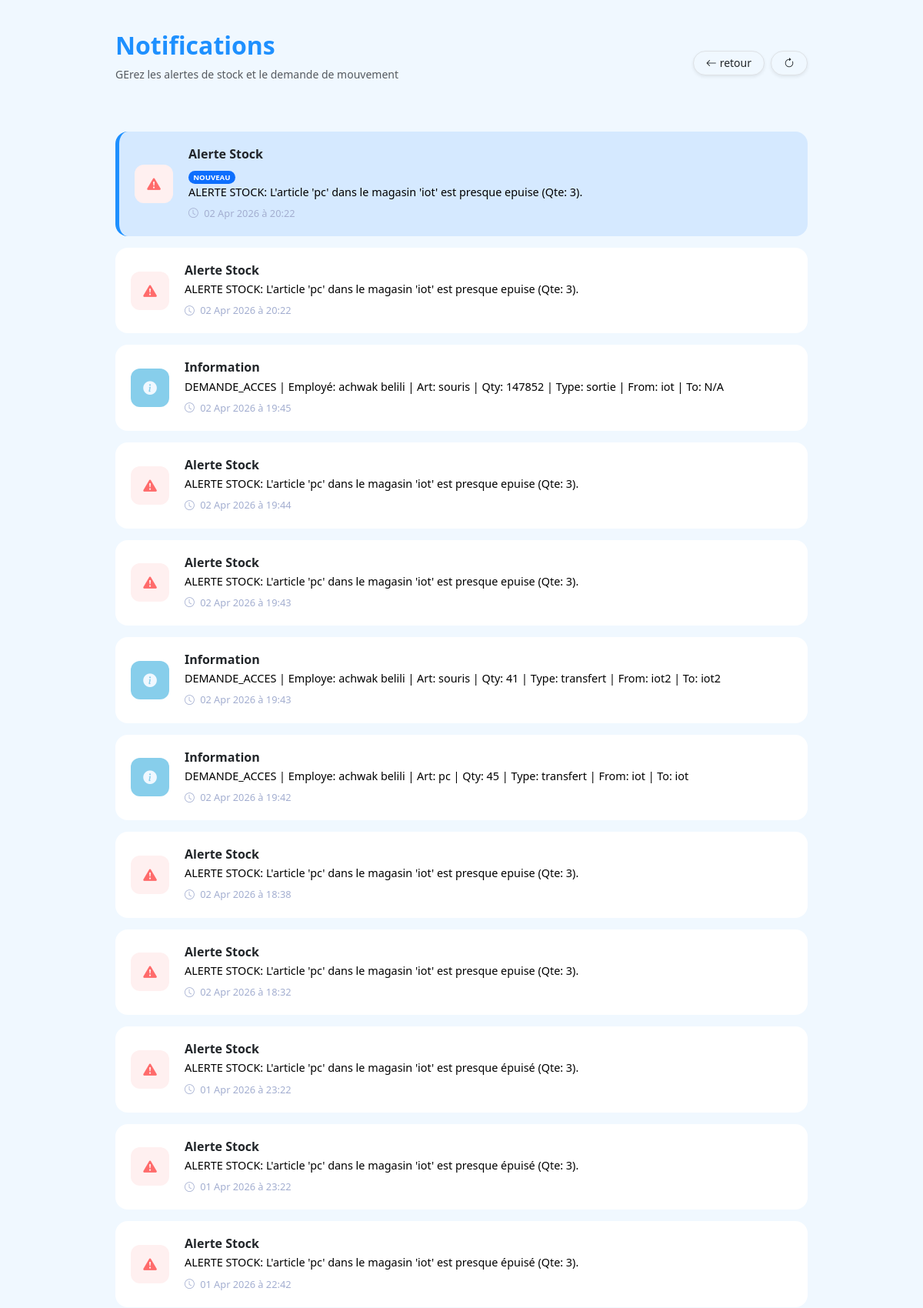
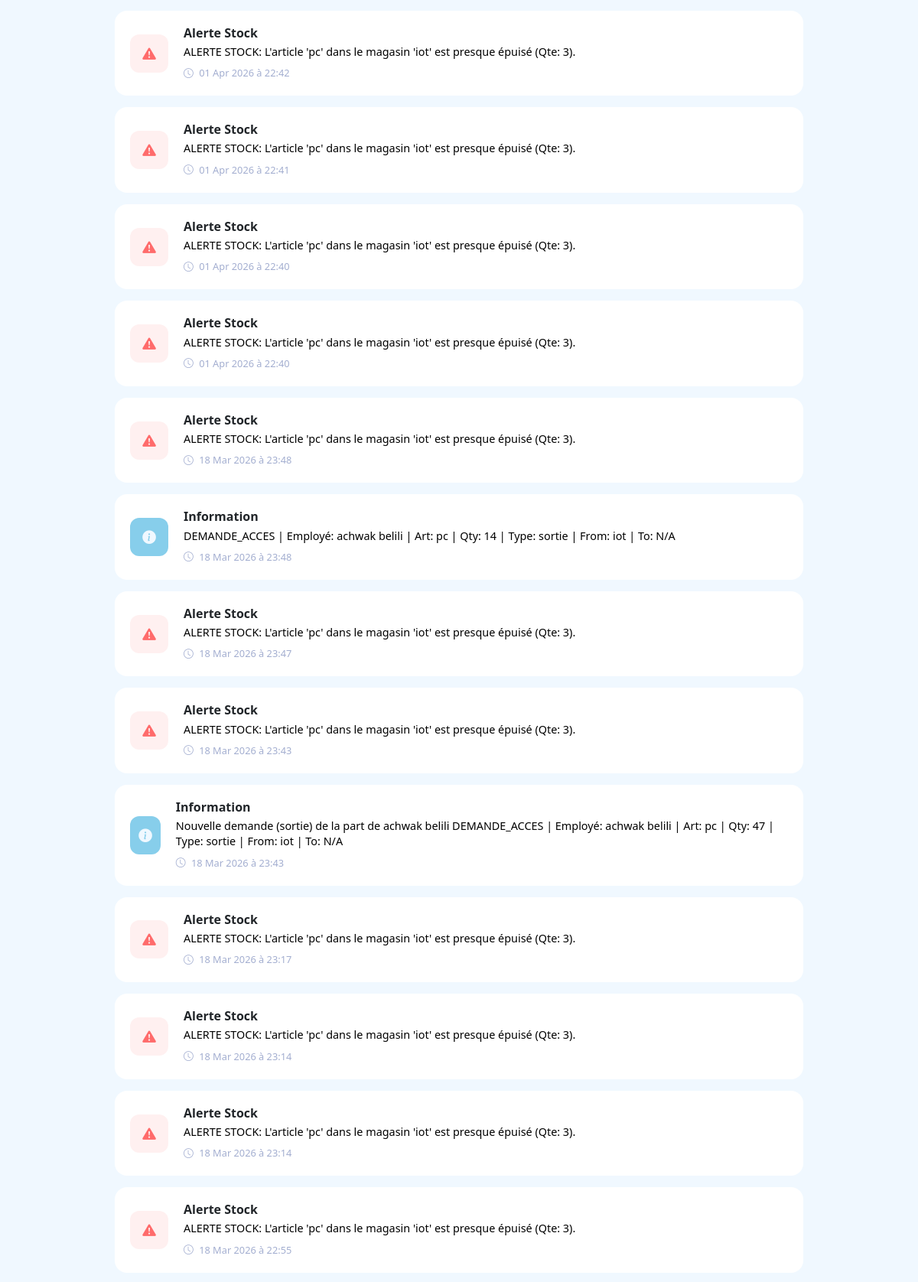
/Admin/notification_admin.php (signed in, upper part), run on the app's committed database (2 pictures, top to bottom).
### tables this page shows
CREATE TABLE `notification` (
  `id_notification` int(11) NOT NULL,
  `contenu` text NOT NULL,
  `etat` enum('non_lu','lu') DEFAULT 'non_lu',
  `date_notification` datetime DEFAULT current_timestamp()
);

### Admin/notification_admin.php (the view, shortened to what this page needs)
<?php
require_once '../includes/connexion.php';
$id_user = $_SESSION['id_utilisateur'];
try {
    $stmt = $pdo->prepare(
        "SELECT n.*
        FROM notification n
        JOIN notification_utilisateur nu ON n.id_notification = nu.id_notification
        WHERE nu.id_utilisateur = ?
        ORDER BY date_notification DESC
        LIMIT 30
    ");
    $stmt->execute([$id_user]);
    $notifs = $stmt->fetchAll();
} catch (PDOException $e) {
    die("Erreur : " . $e->getMessage());
}
?>
<!DOCTYPE html>
<html lang="fr">
<head>
    <link href="https://cdn.jsdelivr.net/npm/bootstrap@5.3.0/dist/css/bootstrap.min.css" rel="stylesheet">
    <link href="https://cdn.jsdelivr.net/npm/bootstrap-icons@1.11.1/font/bootstrap-icons.css" rel="stylesheet">
    <link rel="stylesheet" href="../css/base.css">
    <link rel="stylesheet" href="../css/notifications.css">
</head>
<body>
<div class=" main-container">
     <div class="header">
    <div>
        <h2>Notifications</h2>
        <p class="text-muted small">GErez les alertes de stock  et le demande de mouvement</p>
    </div>
      <div class="row">
    <div class="d-flex gap-2 align-items-center">
        <a href="index.php"
           class="bouton">
            <i class="bi bi-arrow-left me-1"></i> retour
        </a>
        <a href="?"
           class="bouton">
              <i class="bi bi-arrow-clockwise"></i>
        </a>
    </div>
</div>
</div>
    <?php if (empty($notifs)): ?>
     <div class="no-notif">
            <i class="bi bi-bell-slash ;"></i>
            <h5 class="text-muted">Aucune notification pour le moment.</h5>
        </div>
    <?php else: ?>
        <div>
            <?php foreach ($notifs as $n):
                $is_stock = (stripos($n['contenu'], 'stock') !== false );
                if ($n['etat'] === 'non_lu') {
                        $card_class = 'notif-no-lu';
                    } else {
                        $card_class = 'notif-card';
                    }
                if ($is_stock) {
                    $icon = "bi-exclamation-triangle-fill";
                    $bg   = "bg-stock";
                    $label = "Alerte Stock";
                }
                 else {
                    $icon = "bi-info-circle-fill";
                    $bg   = "bg-info";
                    $label = "Information";
                }
            ?>
        <div class="<?= $card_class ?>">
                    <div class="icon-circle <?= $bg ?>">
                        <i class="bi <?= $icon ?>"></i>
                    </div>
                    <div class="notif-content ">
                        <div>
                            <h6 ><?= $label ?></h6>
                            <?php if ($n['etat'] === 'non_lu'): ?>
                                <span class="badge bg-primary rounded-pill" style="font-size: 0.6rem;">NOUVEAU</span>
                            <?php endif; ?>
                        </div>
                        <p > <?= htmlspecialchars($n['contenu']); ?></p>
                        <div class="notif-time">
                            <i class="bi bi-clock me-1"></i>
                            <?= date('d M Y à H:i', strtotime($n['date_notification'])); ?>
                        </div>
                    </div>
                </div>
            <?php endforeach; ?>
        </div>
    <?php endif; ?>
</div>
</body>
</html>

### css/base.css (style rules this page uses)
:root { --primary: #1e90ff; --primary-dark: #0066cc; --secondary: #87ceeb; --danger: #ff6b6b; --success: #009900; --bg: #f0f8ff; --text-muted: #4682b4; }
body { background-color: var(--bg) ; }
h2 { color: var(--primary); border-bottom: 2px solid var(--secondary); padding-bottom: 10px; margin-bottom: 30px; }

### css/notifications.css (style rules this page uses)
.main-container { max-width: 900px; margin: 40px auto; }
.header { display: flex; justify-content: space-between; align-items: center; margin-bottom: 3rem; }
.header h2 { border:none; padding:0; color: var(--primary); margin-bottom: 0.5rem; font-weight: bold; }
.notif-no-lu { background: #d5e9ff; border-left: 5px solid var(--primary); border-radius: 16px; padding: 20px; margin-bottom: 15px; display: flex; align-items: center; }
.notif-card { background: white; border-radius: 16px; padding: 20px; margin-bottom: 15px; display: flex; align-items: center; }
.bouton { display: inline-flex; align-items: center; justify-content: center; height: 32px; padding: 0 1rem; font-size: 0.875rem; background-color:var(--bg); color: #212529; border: 1px solid #dee2e6; border-radius: 50rem; text-decoration: none; box-shadow: 0 .125rem .25rem rgba(0,0,0,.075); cursor: pointer; transition: 0.2s; }
.icon-circle { width: 50px; height: 50px; border-radius: 12px; display: flex; align-items: center; justify-content: center; font-size: 1.1rem; margin-right: 20px; }
.bg-stock { background: #fff0f0; color: var(--danger); }
.bg-info { background: var(--secondary)!important; color: var( --bg); }
.notif-content h6 { margin: 0 0 5px; font-weight: bold; }
.notif-content p { font-size: 0.9rem; line-height: 1.4; color: #000; margin-bottom: 0.5rem; }
.notif-time { font-size: .8rem; color: #a3aed0; margin-top: 8px; }

### data on the page
notification: contenu "Alerte Stock", etat "NOUVEAU", contenu "ALERTE STOCK: L'article 'pc' dans le magasin 'iot' est presque epuise (Qte: 3).", date_notification "02 Apr 2026 à 20:22"
notification: contenu "Alerte Stock", contenu "ALERTE STOCK: L'article 'pc' dans le magasin 'iot' est presque epuise (Qte: 3).", date_notification "02 Apr 2026 à 20:22"
notification: contenu "Information", contenu "DEMANDE_ACCES | Employé: achwak belili | Art: souris | Qty: 147852 | Type: sortie | From: iot | To: N/A", date_notification "02 Apr 2026 à 19:45"
notification: contenu "Alerte Stock", contenu "ALERTE STOCK: L'article 'pc' dans le magasin 'iot' est presque epuise (Qte: 3).", date_notification "02 Apr 2026 à 19:44"
notification: contenu "Alerte Stock", contenu "ALERTE STOCK: L'article 'pc' dans le magasin 'iot' est presque epuise (Qte: 3).", date_notification "02 Apr 2026 à 19:43"
notification: contenu "Information", contenu "DEMANDE_ACCES | Employe: achwak belili | Art: souris | Qty: 41 | Type: transfert | From: iot2 | To: iot2", date_notification "02 Apr 2026 à 19:43"
notification: contenu "Information", contenu "DEMANDE_ACCES | Employe: achwak belili | Art: pc | Qty: 45 | Type: transfert | From: iot | To: iot", date_notification "02 Apr 2026 à 19:42"
notification: contenu "Alerte Stock", contenu "ALERTE STOCK: L'article 'pc' dans le magasin 'iot' est presque epuise (Qte: 3).", date_notification "02 Apr 2026 à 18:38"
notification: contenu "Alerte Stock", contenu "ALERTE STOCK: L'article 'pc' dans le magasin 'iot' est presque epuise (Qte: 3).", date_notification "02 Apr 2026 à 18:32"
notification: contenu "Alerte Stock", contenu "ALERTE STOCK: L'article 'pc' dans le magasin 'iot' est presque épuisé (Qte: 3).", date_notification "01 Apr 2026 à 23:22"
notification: contenu "Alerte Stock", contenu "ALERTE STOCK: L'article 'pc' dans le magasin 'iot' est presque épuisé (Qte: 3).", date_notification "01 Apr 2026 à 23:22"
notification: contenu "Alerte Stock", contenu "ALERTE STOCK: L'article 'pc' dans le magasin 'iot' est presque épuisé (Qte: 3).", date_notification "01 Apr 2026 à 22:42"
notification: contenu "Alerte Stock", contenu "ALERTE STOCK: L'article 'pc' dans le magasin 'iot' est presque épuisé (Qte: 3).", date_notification "01 Apr 2026 à 22:42"
notification: contenu "Alerte Stock", contenu "ALERTE STOCK: L'article 'pc' dans le magasin 'iot' est presque épuisé (Qte: 3).", date_notification "01 Apr 2026 à 22:41"
notification: contenu "Alerte Stock", contenu "ALERTE STOCK: L'article 'pc' dans le magasin 'iot' est presque épuisé (Qte: 3).", date_notification "01 Apr 2026 à 22:40"
notification: contenu "Alerte Stock", contenu "ALERTE STOCK: L'article 'pc' dans le magasin 'iot' est presque épuisé (Qte: 3).", date_notification "01 Apr 2026 à 22:40"
notification: contenu "Alerte Stock", contenu "ALERTE STOCK: L'article 'pc' dans le magasin 'iot' est presque épuisé (Qte: 3).", date_notification "18 Mar 2026 à 23:48"
notification: contenu "Information", contenu "DEMANDE_ACCES | Employé: achwak belili | Art: pc | Qty: 14 | Type: sortie | From: iot | To: N/A", date_notification "18 Mar 2026 à 23:48"
notification: contenu "Alerte Stock", contenu "ALERTE STOCK: L'article 'pc' dans le magasin 'iot' est presque épuisé (Qte: 3).", date_notification "18 Mar 2026 à 23:47"
notification: contenu "Alerte Stock", contenu "ALERTE STOCK: L'article 'pc' dans le magasin 'iot' est presque épuisé (Qte: 3).", date_notification "18 Mar 2026 à 23:43"
notification: contenu "Information", contenu "Nouvelle demande (sortie) de la part de achwak belili DEMANDE_ACCES | Employé: achwak belili | Art: pc | Qty: 47 | Type: sortie | From: iot | To: N/A", date_notification "18 Mar 2026 à 23:43"
notification: contenu "Alerte Stock", contenu "ALERTE STOCK: L'article 'pc' dans le magasin 'iot' est presque épuisé (Qte: 3).", date_notification "18 Mar 2026 à 23:17"
notification: contenu "Alerte Stock", contenu "ALERTE STOCK: L'article 'pc' dans le magasin 'iot' est presque épuisé (Qte: 3).", date_notification "18 Mar 2026 à 23:14"
notification: contenu "Alerte Stock", contenu "ALERTE STOCK: L'article 'pc' dans le magasin 'iot' est presque épuisé (Qte: 3).", date_notification "18 Mar 2026 à 23:14"
notification: contenu "Alerte Stock", contenu "ALERTE STOCK: L'article 'pc' dans le magasin 'iot' est presque épuisé (Qte: 3).", date_notification "18 Mar 2026 à 22:55"
